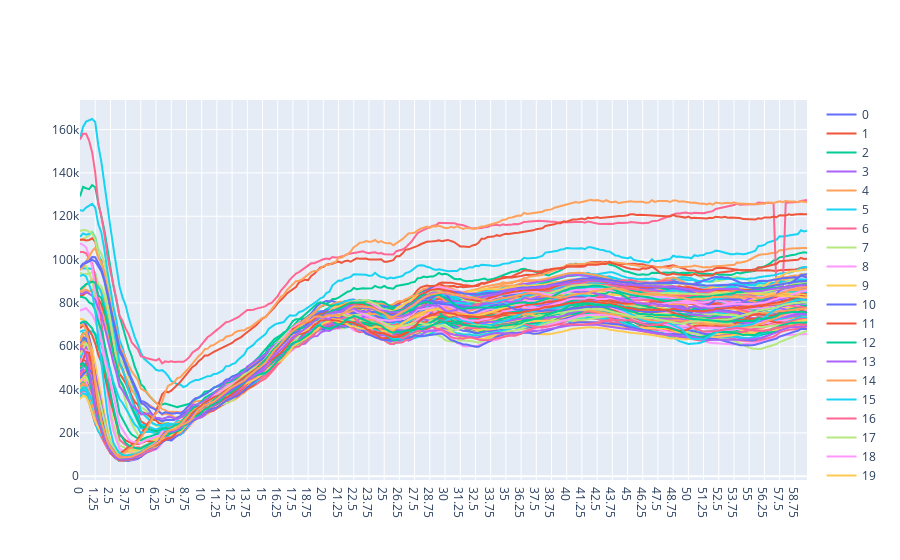

Here is the notebook cell this chart was saved with:
### Code cell
fig = go.Figure()
for column in dev_df.columns:
    if int(column) % 2 == 0:
        color='red'
    else:
        color='blue'
    fig.add_trace(go.Scatter(x=dev_df.index,
                             y=dev_df[column],
                             mode='lines',
#                              marker={'color':color},
                             name=column,
                             text=column))
fig.show()

### Figure 1 — Plotly figure (JSON) as saved in the notebook; plotly's stock layout.template omitted (floating-point values rounded to 4 significant figures; data arrays with more than 128 entries replaced by an {"elided": "..."} marker saying what was removed)
{"data": [{"mode": "lines", "name": "0", "text": "0", "type": "scatter", "x": {"elided": "240 str values"}, "y": {"elided": "240 float values"}}, {"mode": "lines", "name": "1", "text": "1", "type": "scatter", "x": {"elided": "240 str values"}, "y": {"elided": "240 float values"}}, {"mode": "lines", "name": "2", "text": "2", "type": "scatter", "x": {"elided": "240 str values"}, "y": {"elided": "240 float values"}}, {"mode": "lines", "name": "3", "text": "3", "type": "scatter", "x": {"elided": "240 str values"}, "y": {"elided": "240 float values"}}, {"mode": "lines", "name": "4", "text": "4", "type": "scatter", "x": {"elided": "240 str values"}, "y": {"elided": "240 float values"}}, {"mode": "lines", "name": "5", "text": "5", "type": "scatter", "x": {"elided": "240 str values"}, "y": {"elided": "240 float values"}}, {"mode": "lines", "name": "6", "text": "6", "type": "scatter", "x": {"elided": "240 str values"}, "y": {"elided": "240 float values"}}, {"mode": "lines", "name": "7", "text": "7", "type": "scatter", "x": {"elided": "240 str values"}, "y": {"elided": "240 float values"}}, {"mode": "lines", "name": "8", "text": "8", "type": "scatter", "x": {"elided": "240 str values"}, "y": {"elided": "240 float values"}}, {"mode": "lines", "name": "9", "text": "9", "type": "scatter", "x": {"elided": "240 str values"}, "y": {"elided": "240 float values"}}, {"mode": "lines", "name": "10", "text": "10", "type": "scatter", "x": {"elided": "240 str values"}, "y": {"elided": "240 float values"}}, {"mode": "lines", "name": "11", "text": "11", "type": "scatter", "x": {"elided": "240 str values"}, "y": {"elided": "240 float values"}}, {"mode": "lines", "name": "12", "text": "12", "type": "scatter", "x": {"elided": "240 str values"}, "y": {"elided": "240 float values"}}, {"mode": "lines", "name": "13", "text": "13", "type": "scatter", "x": {"elided": "240 str values"}, "y": {"elided": "240 float values"}}, {"mode": "lines", "name": "14", "text": "14", "type": "scatter", "x": {"elided": "240 str values"}, "y": {"elided": "240 float values"}}, {"mode": "lines", "name": "15", "text": "15", "type": "scatter", "x": {"elided": "240 str values"}, "y": {"elided": "240 float values"}}, {"mode": "lines", "name": "16", "text": "16", "type": "scatter", "x": {"elided": "240 str values"}, "y": {"elided": "240 float values"}}, {"mode": "lines", "name": "17", "text": "17", "type": "scatter", "x": {"elided": "240 str values"}, "y": {"elided": "240 float values"}}, {"mode": "lines", "name": "18", "text": "18", "type": "scatter", "x": {"elided": "240 str values"}, "y": {"elided": "240 float values"}}, {"mode": "lines", "name": "19", "text": "19", "type": "scatter", "x": {"elided": "240 str values"}, "y": {"elided": "240 float values"}}, {"mode": "lines", "name": "20", "text": "20", "type": "scatter", "x": {"elided": "240 str values"}, "y": {"elided": "240 float values"}}, {"mode": "lines", "name": "21", "text": "21", "type": "scatter", "x": {"elided": "240 str values"}, "y": {"elided": "240 float values"}}, {"mode": "lines", "name": "22", "text": "22", "type": "scatter", "x": {"elided": "240 str values"}, "y": {"elided": "240 float values"}}, {"mode": "lines", "name": "23", "text": "23", "type": "scatter", "x": {"elided": "240 str values"}, "y": {"elided": "240 float values"}}, {"mode": "lines", "name": "24", "text": "24", "type": "scatter", "x": {"elided": "240 str values"}, "y": {"elided": "240 float values"}}, {"mode": "lines", "name": "25", "text": "25", "type": "scatter", "x": {"elided": "240 str values"}, "y": {"elided": "240 float values"}}, {"mode": "lines", "name": "26", "text": "26", "type": "scatter", "x": {"elided": "240 str values"}, "y": {"elided": "240 float values"}}, {"mode": "lines", "name": "27", "text": "27", "type": "scatter", "x": {"elided": "240 str values"}, "y": {"elided": "240 float values"}}, {"mode": "lines", "name": "28", "text": "28", "type": "scatter", "x": {"elided": "240 str values"}, "y": {"elided": "240 float values"}}, {"mode": "lines", "name": "29", "text": "29", "type": "scatter", "x": {"elided": "240 str values"}, "y": {"elided": "240 float values"}}, {"mode": "lines", "name": "30", "text": "30", "type": "scatter", "x": {"elided": "240 str values"}, "y": {"elided": "240 float values"}}, {"mode": "lines", "name": "31", "text": "31", "type": "scatter", "x": {"elided": "240 str values"}, "y": {"elided": "240 float values"}}, {"mode": "lines", "name": "32", "text": "32", "type": "scatter", "x": {"elided": "240 str values"}, "y": {"elided": "240 float values"}}, {"mode": "lines", "name": "33", "text": "33", "type": "scatter", "x": {"elided": "240 str values"}, "y": {"elided": "240 float values"}}, {"mode": "lines", "name": "34", "text": "34", "type": "scatter", "x": {"elided": "240 str values"}, "y": {"elided": "240 float values"}}, {"mode": "lines", "name": "35", "text": "35", "type": "scatter", "x": {"elided": "240 str values"}, "y": {"elided": "240 float values"}}, {"mode": "lines", "name": "36", "text": "36", "type": "scatter", "x": {"elided": "240 str values"}, "y": {"elided": "240 float values"}}, {"mode": "lines", "name": "37", "text": "37", "type": "scatter", "x": {"elided": "240 str values"}, "y": {"elided": "240 float values"}}, {"mode": "lines", "name": "38", "text": "38", "type": "scatter", "x": {"elided": "240 str values"}, "y": {"elided": "240 float values"}}, {"mode": "lines", "name": "39", "text": "39", "type": "scatter", "x": {"elided": "240 str values"}, "y": {"elided": "240 float values"}}, {"mode": "lines", "name": "40", "text": "40", "type": "scatter", "x": {"elided": "240 str values"}, "y": {"elided": "240 float values"}}, {"mode": "lines", "name": "41", "text": "41", "type": "scatter", "x": {"elided": "240 str values"}, "y": {"elided": "240 float values"}}, {"mode": "lines", "name": "42", "text": "42", "type": "scatter", "x": {"elided": "240 str values"}, "y": {"elided": "240 float values"}}, {"mode": "lines", "name": "43", "text": "43", "type": "scatter", "x": {"elided": "240 str values"}, "y": {"elided": "240 float values"}}, {"mode": "lines", "name": "44", "text": "44", "type": "scatter", "x": {"elided": "240 str values"}, "y": {"elided": "240 float values"}}, {"mode": "lines", "name": "45", "text": "45", "type": "scatter", "x": {"elided": "240 str values"}, "y": {"elided": "240 float values"}}, {"mode": "lines", "name": "46", "text": "46", "type": "scatter", "x": {"elided": "240 str values"}, "y": {"elided": "240 float values"}}, {"mode": "lines", "name": "47", "text": "47", "type": "scatter", "x": {"elided": "240 str values"}, "y": {"elided": "240 float values"}}, {"mode": "lines", "name": "48", "text": "48", "type": "scatter", "x": {"elided": "240 str values"}, "y": {"elided": "240 float values"}}, {"mode": "lines", "name": "49", "text": "49", "type": "scatter", "x": {"elided": "240 str values"}, "y": {"elided": "240 float values"}}, {"mode": "lines", "name": "50", "text": "50", "type": "scatter", "x": {"elided": "240 str values"}, "y": {"elided": "240 float values"}}, {"mode": "lines", "name": "51", "text": "51", "type": "scatter", "x": {"elided": "240 str values"}, "y": {"elided": "240 float values"}}, {"mode": "lines", "name": "52", "text": "52", "type": "scatter", "x": {"elided": "240 str values"}, "y": {"elided": "240 float values"}}, {"mode": "lines", "name": "53", "text": "53", "type": "scatter", "x": {"elided": "240 str values"}, "y": {"elided": "240 float values"}}, {"mode": "lines", "name": "54", "text": "54", "type": "scatter", "x": {"elided": "240 str values"}, "y": {"elided": "240 float values"}}, {"mode": "lines", "name": "55", "text": "55", "type": "scatter", "x": {"elided": "240 str values"}, "y": {"elided": "240 float values"}}, {"mode": "lines", "name": "56", "text": "56", "type": "scatter", "x": {"elided": "240 str values"}, "y": {"elided": "240 float values"}}, {"mode": "lines", "name": "57", "text": "57", "type": "scatter", "x": {"elided": "240 str values"}, "y": {"elided": "240 float values"}}, {"mode": "lines", "name": "58", "text": "58", "type": "scatter", "x": {"elided": "240 str values"}, "y": {"elided": "240 float values"}}, {"mode": "lines", "name": "59", "text": "59", "type": "scatter", "x": {"elided": "240 str values"}, "y": {"elided": "240 float values"}}, {"mode": "lines", "name": "60", "text": "60", "type": "scatter", "x": {"elided": "240 str values"}, "y": {"elided": "240 float values"}}, {"mode": "lines", "name": "61", "text": "61", "type": "scatter", "x": {"elided": "240 str values"}, "y": {"elided": "240 float values"}}, {"mode": "lines", "name": "62", "text": "62", "type": "scatter", "x": {"elided": "240 str values"}, "y": {"elided": "240 float values"}}, {"mode": "lines", "name": "63", "text": "63", "type": "scatter", "x": {"elided": "240 str values"}, "y": {"elided": "240 float values"}}, {"mode": "lines", "name": "64", "text": "64", "type": "scatter", "x": {"elided": "240 str values"}, "y": {"elided": "240 float values"}}, {"mode": "lines", "name": "65", "text": "65", "type": "scatter", "x": {"elided": "240 str values"}, "y": {"elided": "240 float values"}}, {"mode": "lines", "name": "66", "text": "66", "type": "scatter", "x": {"elided": "240 str values"}, "y": {"elided": "240 float values"}}, {"mode": "lines", "name": "67", "text": "67", "type": "scatter", "x": {"elided": "240 str values"}, "y": {"elided": "240 float values"}}, {"mode": "lines", "name": "68", "text": "68", "type": "scatter", "x": {"elided": "240 str values"}, "y": {"elided": "240 float values"}}, {"mode": "lines", "name": "69", "text": "69", "type": "scatter", "x": {"elided": "240 str values"}, "y": {"elided": "240 float values"}}, {"mode": "lines", "name": "70", "text": "70", "type": "scatter", "x": {"elided": "240 str values"}, "y": {"elided": "240 float values"}}, {"mode": "lines", "name": "71", "text": "71", "type": "scatter", "x": {"elided": "240 str values"}, "y": {"elided": "240 float values"}}, {"mode": "lines", "name": "72", "text": "72", "type": "scatter", "x": {"elided": "240 str values"}, "y": {"elided": "240 float values"}}, {"mode": "lines", "name": "73", "text": "73", "type": "scatter", "x": {"elided": "240 str values"}, "y": {"elided": "240 float values"}}, {"mode": "lines", "name": "74", "text": "74", "type": "scatter", "x": {"elided": "240 str values"}, "y": {"elided": "240 float values"}}, {"mode": "lines", "name": "75", "text": "75", "type": "scatter", "x": {"elided": "240 str values"}, "y": {"elided": "240 float values"}}, {"mode": "lines", "name": "76", "text": "76", "type": "scatter", "x": {"elided": "240 str values"}, "y": {"elided": "240 float values"}}, {"mode": "lines", "name": "77", "text": "77", "type": "scatter", "x": {"elided": "240 str values"}, "y": {"elided": "240 float values"}}, {"mode": "lines", "name": "78", "text": "78", "type": "scatter", "x": {"elided": "240 str values"}, "y": {"elided": "240 float values"}}, {"mode": "lines", "name": "79", "text": "79", "type": "scatter", "x": {"elided": "240 str values"}, "y": {"elided": "240 float values"}}, {"mode": "lines", "name": "80", "text": "80", "type": "scatter", "x": {"elided": "240 str values"}, "y": {"elided": "240 float values"}}, {"mode": "lines", "name": "81", "text": "81", "type": "scatter", "x": {"elided": "240 str values"}, "y": {"elided": "240 float values"}}, {"mode": "lines", "name": "82", "text": "82", "type": "scatter", "x": {"elided": "240 str values"}, "y": {"elided": "240 float values"}}, {"mode": "lines", "name": "83", "text": "83", "type": "scatter", "x": {"elided": "240 str values"}, "y": {"elided": "240 float values"}}, {"mode": "lines", "name": "84", "text": "84", "type": "scatter", "x": {"elided": "240 str values"}, "y": {"elided": "240 float values"}}, {"mode": "lines", "name": "85", "text": "85", "type": "scatter", "x": {"elided": "240 str values"}, "y": {"elided": "240 float values"}}, {"mode": "lines", "name": "86", "text": "86", "type": "scatter", "x": {"elided": "240 str values"}, "y": {"elided": "240 float values"}}, {"mode": "lines", "name": "87", "text": "87", "type": "scatter", "x": {"elided": "240 str values"}, "y": {"elided": "240 float values"}}, {"mode": "lines", "name": "88", "text": "88", "type": "scatter", "x": {"elided": "240 str values"}, "y": {"elided": "240 float values"}}, {"mode": "lines", "name": "89", "text": "89", "type": "scatter", "x": {"elided": "240 str values"}, "y": {"elided": "240 float values"}}, {"mode": "lines", "name": "90", "text": "90", "type": "scatter", "x": {"elided": "240 str values"}, "y": {"elided": "240 float values"}}, {"mode": "lines", "name": "91", "text": "91", "type": "scatter", "x": {"elided": "240 str values"}, "y": {"elided": "240 float values"}}, {"mode": "lines", "name": "92", "text": "92", "type": "scatter", "x": {"elided": "240 str values"}, "y": {"elided": "240 float values"}}, {"mode": "lines", "name": "93", "text": "93", "type": "scatter", "x": {"elided": "240 str values"}, "y": {"elided": "240 float values"}}, {"mode": "lines", "name": "94", "text": "94", "type": "scatter", "x": {"elided": "240 str values"}, "y": {"elided": "240 float values"}}, {"mode": "lines", "name": "95", "text": "95", "type": "scatter", "x": {"elided": "240 str values"}, "y": {"elided": "240 float values"}}, {"mode": "lines", "name": "96", "text": "96", "type": "scatter", "x": {"elided": "240 str values"}, "y": {"elided": "240 float values"}}, {"mode": "lines", "name": "97", "text": "97", "type": "scatter", "x": {"elided": "240 str values"}, "y": {"elided": "240 float values"}}, {"mode": "lines", "name": "98", "text": "98", "type": "scatter", "x": {"elided": "240 str values"}, "y": {"elided": "240 float values"}}, {"mode": "lines", "name": "99", "text": "99", "type": "scatter", "x": {"elided": "240 str values"}, "y": {"elided": "240 float values"}}, {"mode": "lines", "name": "100", "text": "100", "type": "scatter", "x": {"elided": "240 str values"}, "y": {"elided": "240 float values"}}, {"mode": "lines", "name": "101", "text": "101", "type": "scatter", "x": {"elided": "240 str values"}, "y": {"elided": "240 float values"}}, {"mode": "lines", "name": "102", "text": "102", "type": "scatter", "x": {"elided": "240 str values"}, "y": {"elided": "240 float values"}}, {"mode": "lines", "name": "103", "text": "103", "type": "scatter", "x": {"elided": "240 str values"}, "y": {"elided": "240 float values"}}, {"mode": "lines", "name": "104", "text": "104", "type": "scatter", "x": {"elided": "240 str values"}, "y": {"elided": "240 float values"}}, {"mode": "lines", "name": "105", "text": "105", "type": "scatter", "x": {"elided": "240 str values"}, "y": {"elided": "240 float values"}}, {"mode": "lines", "name": "106", "text": "106", "type": "scatter", "x": {"elided": "240 str values"}, "y": {"elided": "240 float values"}}, {"mode": "lines", "name": "107", "text": "107", "type": "scatter", "x": {"elided": "240 str values"}, "y": {"elided": "240 float values"}}, {"mode": "lines", "name": "108", "text": "108", "type": "scatter", "x": {"elided": "240 str values"}, "y": {"elided": "240 float values"}}, {"mode": "lines", "name": "109", "text": "109", "type": "scatter", "x": {"elided": "240 str values"}, "y": {"elided": "240 float values"}}, {"mode": "lines", "name": "110", "text": "110", "type": "scatter", "x": {"elided": "240 str values"}, "y": {"elided": "240 float values"}}, {"mode": "lines", "name": "111", "text": "111", "type": "scatter", "x": {"elided": "240 str values"}, "y": {"elided": "240 float values"}}, {"mode": "lines", "name": "112", "text": "112", "type": "scatter", "x": {"elided": "240 str values"}, "y": {"elided": "240 float values"}}, {"mode": "lines", "name": "113", "text": "113", "type": "scatter", "x": {"elided": "240 str values"}, "y": {"elided": "240 float values"}}, {"mode": "lines", "name": "114", "text": "114", "type": "scatter", "x": {"elided": "240 str values"}, "y": {"elided": "240 float values"}}], "layout": {}}
